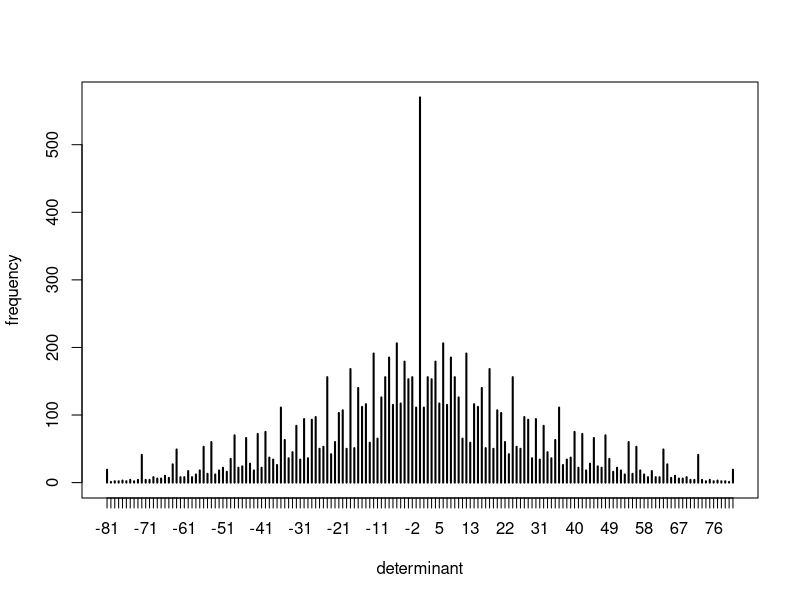

Generate this figure with R:
## ---- chunk 1
knitr::opts_chunk$set(echo = TRUE)
## ---- chunk 2
# vectors and assignments
x <- c(10.4,5.6,6.4,21.7)
assign('y',c(10.4,5.6,6.4,21.7))
c(10.4,5.6,6.4,21.7) -> z

all(x == y & x==z)
## ---- chunk 3
# vector arithmetic
sort(x,decreasing = TRUE)
## ---- chunk 4
# generating regular sequences
seq(2,10)
seq(from=10,to=2)
seq(-5,5,by=.2)
seq(length=50,from=-5,to=2)


rep(x,time=5)
rep(x,each=5)
## ---- chunk 5
# character vectors
labs <- paste(c('x','y'),1:8,sep='')
labs
## ---- chunk 6
c('x','y')[rep(c(1,2,2,1),times=4)]
## ---- chunk 7
z <- rnorm(100)
attr(z,'dim') <- c(10,10)
## ---- chunk 8
state <- c('a','c','da','a','da','da','re','c','re','re','da','re','a','b','b','b','da')
state <- factor(state)
state
levels(state)

income <- 1:17
incmeans <- tapply(income,state,mean)
incmeans

ordered(state)
## ---- chunk 9
x <- array(1:20,dim=c(4,5))
x
y <- array(c(1:3,3:1),dim = c(3,2))
y

# outer product of two arrays
# outer ??????????????????????????????????????????????????????????????????????????????????????????????????????????????????????????????

e <- 0:9 %o% 0:9
d <- outer(0:9,0:9,'*')
all(e==d)
fr <- table(outer(d,d,'-'))
plot(fr,xlab = 'determinant',ylab = 'frequency')


f <- function(x,y){cos(y)/(1+x^2)}
outer(1:9,1:9,f)

# generalize transpose of an array
A <- matrix(1:25,5,5)
b <- aperm(A,c(2,1))
c <- t(A)
all(b==c)

# matrix multiplication
A <- matrix(1:25,5,5)
B <- matrix(5:30,5,5)
A*B
A%*%B

all(crossprod(A,B) == t(A)%*%B)  # ?????????????????????????????????????????????????????????
diag(A)  # ??????????????????


# linear equation and inversion
A <- matrix(rnorm(5*5),5,5)
B <- solve(A)  # ????????????

## ---- chunk 10
# Eigenvalues and eigenvectors, ??????????????????????????????
ev <- eigen(A)
evalue <- eigen(A)$values
evector <- eigen(A)$vectors
## ---- chunk 11
